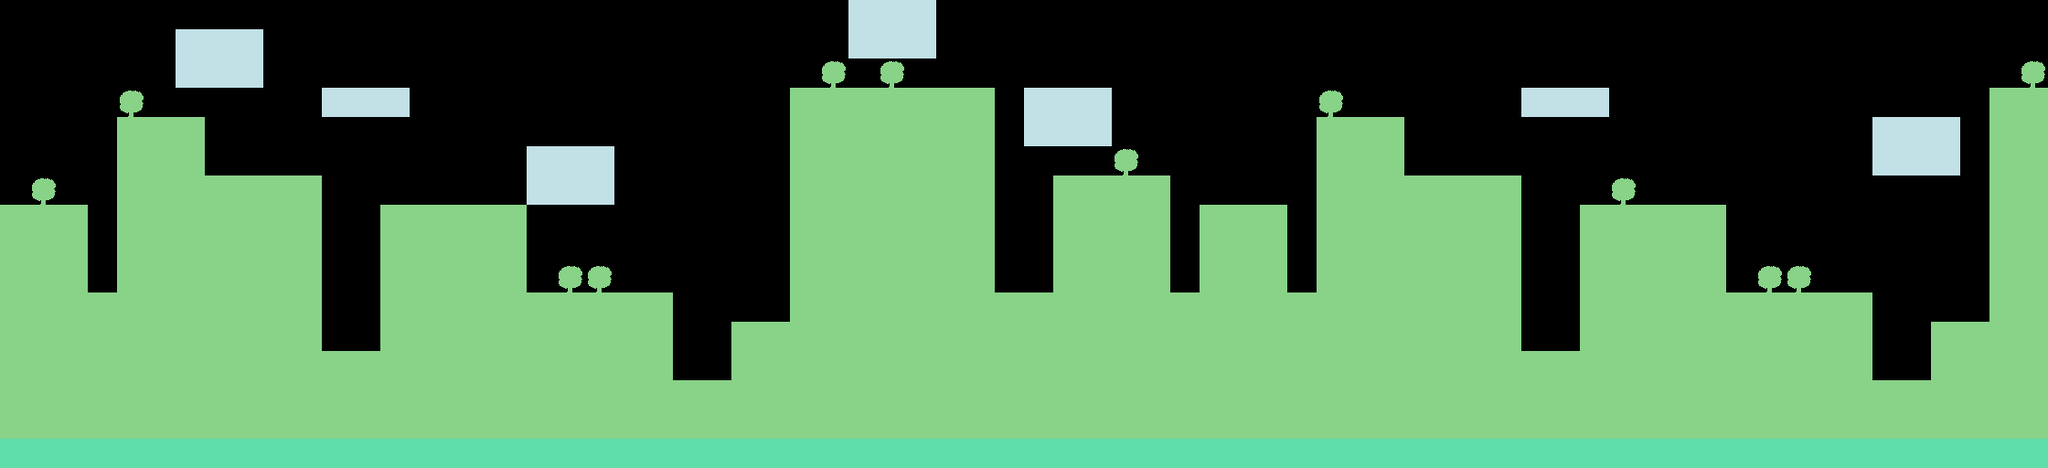

The image is a tile-based game level rendered from a .tmx file. Its description and source (layers, tilesets, objects; grid data summarised) follow:
An orthogonal 70x16 tile map with 32x32 px tiles, 4 tile layers (parallax2, parallax1, map, logic), 2 tilesets.

<map version="1.0" orientation="orthogonal" renderorder="right-down" width="70" height="16" tilewidth="32" tileheight="32" nextobjectid="1">
 <tileset firstgid="1" name="map_textures" tilewidth="32" tileheight="32" spacing="1" tilecount="25" columns="5">
  <image source="map_textures.png" width="164" height="164" />
  <terraintypes>
   <terrain name="Nuevo Terreno" tile="-1" />
  </terraintypes>
  <tile id="10" terrain="0,0,0,0" />
  <tile id="13">
   <properties>
    <property name="exit" type="int" value="0" />
   </properties>
  </tile>
  <tile id="17" terrain="0,0,0,0" />
  <tile id="18">
   <properties>
    <property name="wall" type="int" value="1" />
   </properties>
  </tile>
 </tileset>
 <tileset firstgid="26" name="parallax_textures" tilewidth="32" tileheight="32" tilecount="6" columns="3">
  <image source="parallax_textures.png" width="96" height="64" />
 </tileset>
 <layer name="parallax2" width="70" height="16">
  <properties>
   <property name="logic" type="bool" value="false" />
  </properties>
  <data>[1120 cells, 0 non-empty, 0 distinct tile ids]</data>
 </layer>
 <layer name="parallax1" width="70" height="16">
  <properties>
   <property name="logic" type="bool" value="false" />
  </properties>
  <data>[1120 cells, 639 non-empty, 3 distinct tile ids]</data>
 </layer>
 <layer name="map" width="70" height="16">
  <properties>
   <property name="logic" type="bool" value="false" />
  </properties>
  <data>[1120 cells, 0 non-empty, 0 distinct tile ids]</data>
 </layer>
 <layer name="logic" width="70" height="16" opacity="0.3">
  <properties>
   <property name="logic" type="bool" value="true" />
  </properties>
  <data>[1120 cells, 70 non-empty, 1 distinct tile ids]</data>
 </layer>
</map>
